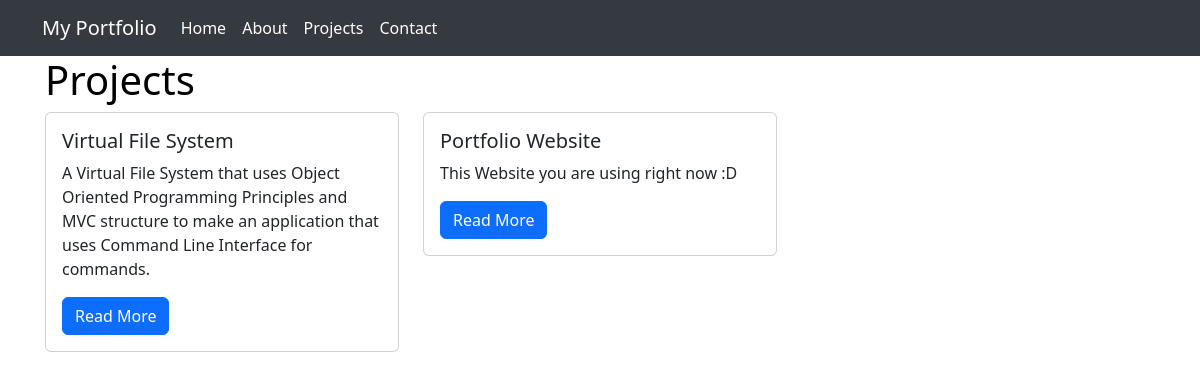
/projects/, run on the app's committed database.
### projects/models.py (models this page shows)
class Project(models.Model):
    title = models.CharField(max_length=100)
    description = models.TextField()
    technology = models.CharField(max_length=20)
    image = models.FileField(upload_to="project_images/", blank=True)

### projects/views.py (the view)
# urls.py: path("", views.project_index, name="project_index"),
def project_index(request):
    projects = Project.objects.all()
    context = {
        "projects": projects
    }
    return render(request, "projects/project_index.html", context)

### projects/templates/projects/project_index.html (shortened to what this page needs)
{% extends "base.html" %}
{% block page_content %}
<h1>Projects</h1>
<div class="row">
{% for project in projects %}
    <div class="col-md-4">
        <div class="card mb-2">
            <div class="card-body">
                <h5 class="card-title">{{ project.title }}</h5>
                <p class="card-text">{{ project.description }}</p>
                <a href="{% url 'project_detail' project.pk %}"
                   class="btn btn-primary">
                    Read More
                </a>
            </div>
        </div>
    </div>
    {% endfor %}
</div>
{% endblock %}

### templates/base.html (shortened to what this page needs)
<!DOCTYPE html>
<html lang="en">
<head>
    <link
        href="https://cdn.jsdelivr.net/npm/bootstrap@5.3.1/dist/css/bootstrap.min.css"
        rel="stylesheet"
    >
</head>
<body>
    <nav class="navbar navbar-expand-lg navbar-dark fixed-top w-100">
        <div class="container">
            <a class="navbar-brand" href="/">My Portfolio</a>
            <div class="collapse navbar-collapse" id="navbarNav">
                <ul class="navbar-nav">
                    <li class="nav-item">
                        <a class="nav-link" href="/">Home</a>
                    </li>
                    <li class="nav-item">
                        <a class="nav-link" href="/about">About</a>
                    </li>
                    <li class="nav-item">
                        <a class="nav-link" href="/projects">Projects</a>
                    </li>
                    <li class="nav-item">
                        <a class="nav-link" href="/contact">Contact</a>
                    </li>
                </ul>
            </div>
        </div>
    </nav>
    <div class="content-wrapper container">
        {% block page_content %}{% endblock page_content %}
    </div>
</body>
</html>

### templates/base.html (style rules this page uses)
body { background-color: #ffffff; color: #000000; padding-top: 56px; }
.navbar { background-color: #343a40; }
.navbar-brand, .nav-link { color: #ffffff !important; }
.content-wrapper { padding-left: 15px; padding-right: 15px; }

### data on the page
Project: title "Virtual File System", description "A Virtual File System that uses Object Oriented Programming Principles and MVC structure to make an application that uses Command Line Interface for commands."
Project: title "Portfolio Website", description "This Website you are using right now :D"
